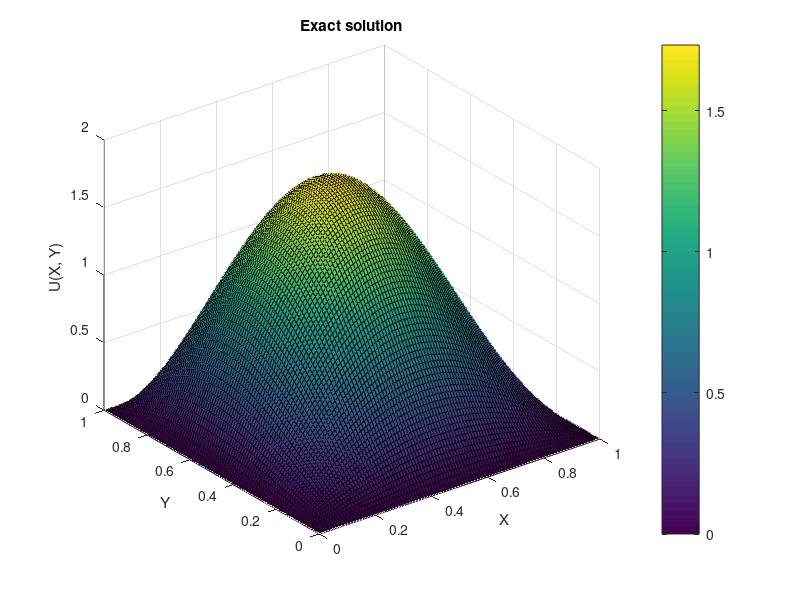
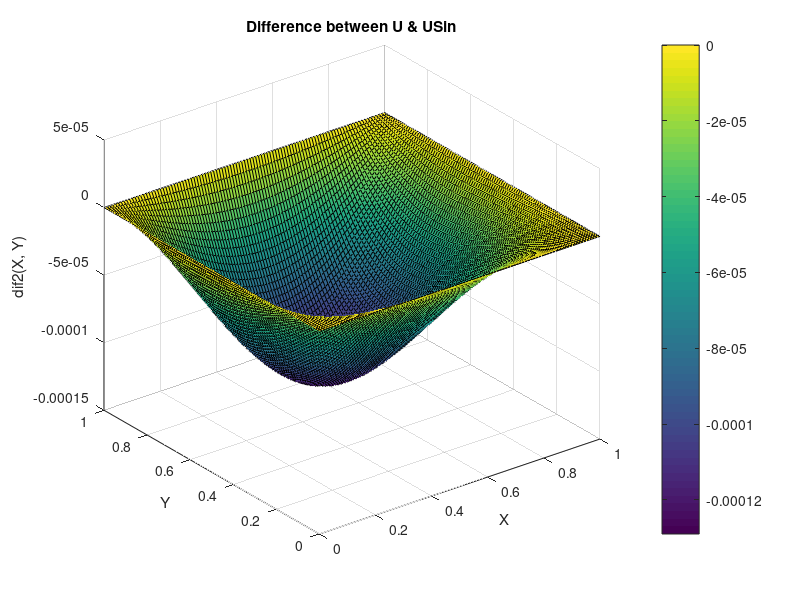

The MATLAB source for these figures, in order: (Note: a time limit stopped this script after it produced the figures.)
clc;
clear all;
steps = 100; % quantity of steps for grid
step = 1 / steps;  % step of grid
checkTime = zeros(1, 2);
tic;

Const = (3 * cosh(sqrt((pi.^2 + 1) / 3)) / (pi.^2 + 1) - 3 / (pi.^2 + 1)) / sinh(sqrt((pi.^2 + 1) / 3));
U = zeros(steps + 1, steps + 1);
for ix = 1 : steps + 1
    for iy = 1 : steps + 1
%         U(ix, iy) = sin(pi * (ix - 1) * step) * (-3 * cosh((iy - 1) * step * sqrt((pi.^2 + 1) / 3)) / (pi.^2 + 1) + 3 / (pi.^2 + 1) + Const * sinh((iy - 1) * step * sqrt((pi.^2 + 1) / 3)));
        U(ix, iy) = sin(pi * (ix - 1) * step) * exp((ix - 1) * step) * sin(pi * (iy - 1) * step);
    end
end
[X, Y] = meshgrid(0 : step : 1, 0 : step : 1);
figure
surf(X, Y, U);
title('Exact solution');
ylabel('Y'), xlabel('X'), zlabel('U(X, Y)');
colorbar;
savefig('ES');

fSin = zeros((steps - 1), (steps - 1));
for iy = 1 : steps - 1
    for ix = 1 : steps - 1
        fSin(ix, iy) = step.^2 * 2 * pi * exp(ix * step) * sin(pi * iy * step) * (2 * pi * sin(pi * ix * step) - cos(pi * ix * step));
%         fSin(ix, iy) = 3 * step.^2 * sin(pi * ix * step);
    end
end
checkTime(1,1) = toc;
% multiply by W^(-1)
fSin = fSin';
uSin = idst(fSin);
uSin = uSin';
uSin = idst(uSin) / step.^2;

lambda = zeros((steps - 1), (steps - 1));
for m = 1 : steps - 1
    for k = 1 : steps - 1
        lambda(k, m) = step.^2 / (4 * (sin(pi * k * step * 0.5)).^2 + 12 * ...
        (sin(pi * m * step * 0.5)).^2 + step.^2);
    end
end
uSin = lambda .* uSin;

% multiply by W
uSin = uSin';
uSin = dst(uSin);
uSin = uSin';
uSin = dst(uSin);
checkTime(1,2) = toc;
disp("Time for Double fast sine conversion: " ), disp(checkTime(1,2) - checkTime(1,1));
USin = zeros(steps + 1, steps + 1);
for iy = 1 : steps - 1
    for ix = 1 : steps - 1
        USin(ix + 1, iy + 1) = uSin(ix, iy);
    end
end

% figure
% surf(X, Y, USin);
% title('Double fast sine conversion');
% ylabel('Y'), xlabel('X'), zlabel('USin(X, Y)');
% colorbar;
% savefig('DFSC');

dif2 = U - USin;
figure
surf(X, Y, dif2);
title('Difference between U & USin');
ylabel('Y'), xlabel('X'), zlabel('dif2(X, Y)');
colorbar;
savefig('Dif2');

%% constructing right part of equation
fJ = zeros(steps + 1, steps + 1);
for iy = 1 : steps - 1
    for ix = 1 : steps - 1
        fJ(ix + 1, iy + 1) =  step.^2 * 2 * pi * exp(ix * step) * sin(pi * iy * step) * (2 * pi * sin(pi * ix * step) - cos(pi * ix * step));
    end
end

%% Jacobi method
UJ = zeros(steps + 1, steps +1);
iterations = 0;
UJPrev = UJ;

while (max(max(U - UJ)) > step^2)
   for iy = 2 : steps
       for ix = 2 : steps
           UJ(ix, iy) = (fJ(ix, iy) + UJPrev(ix - 1, iy) + UJPrev(ix + 1, iy) + 3 * UJPrev(ix, iy - 1) + 3 * UJPrev(ix, iy + 1)) / (8 + step.^2);
       end
   end
   UJPrev = UJ;
   iterations = iterations + 1;
end

figure
difJ = U - UJ;
surf(X, Y, difJ);
title('Difference between U & UJ');
ylabel('Y'), xlabel('X'), zlabel('difJ(X, Y)');
colorbar
savefig('Dif3');
